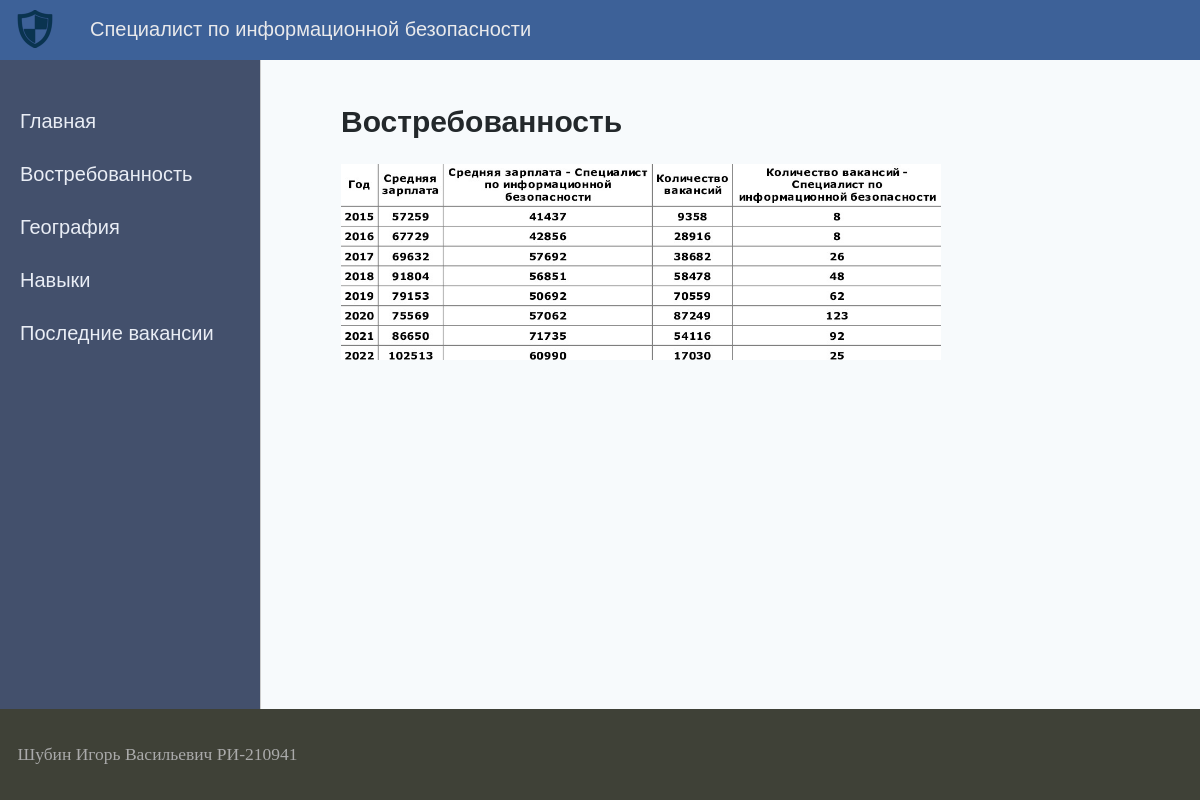
Page /relevance/ on the earlier database version.
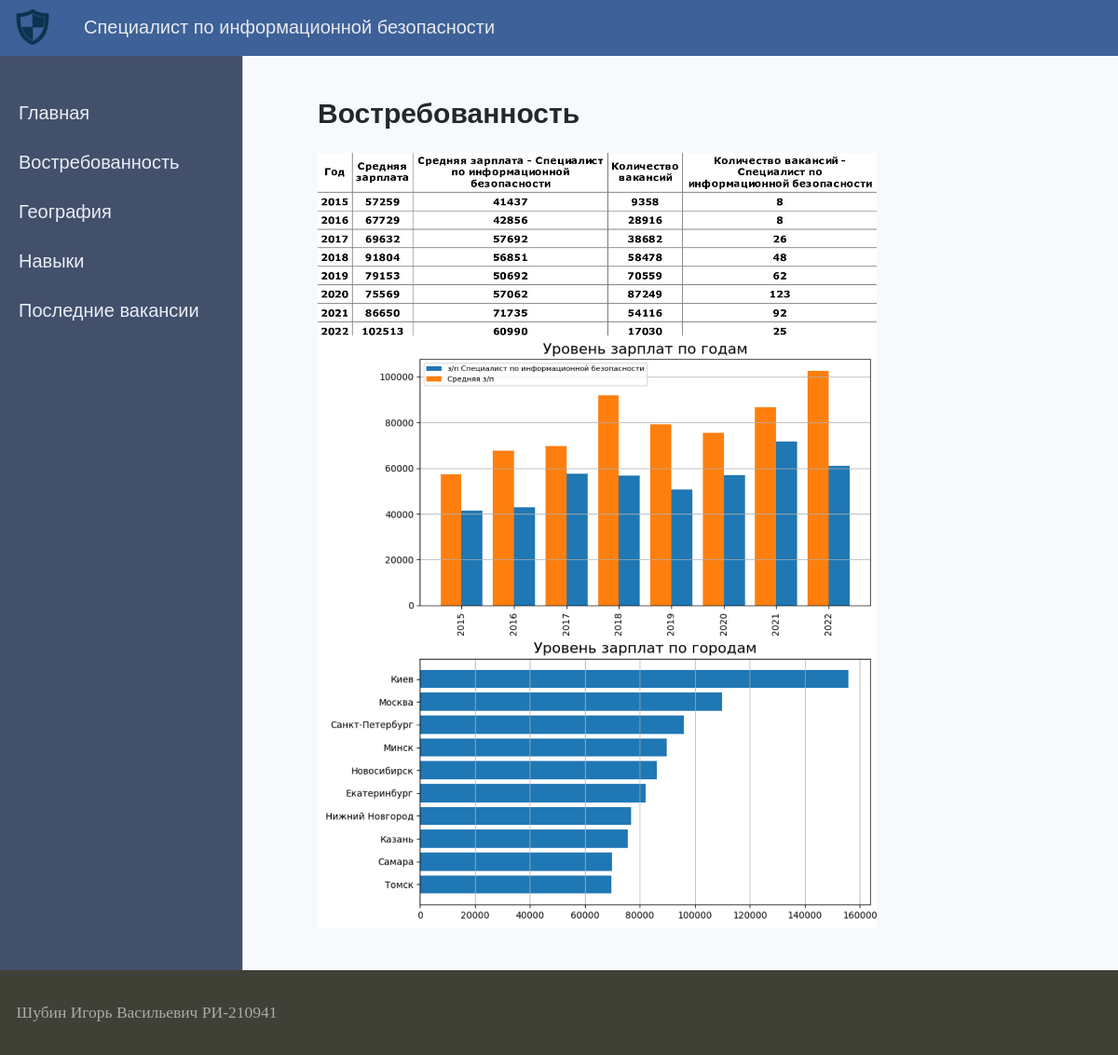
Same page on the later database version.
### analytics/models.py (models this page shows, shortened)
class Relevance(models.Model):
    title = models.CharField(max_length=255)
    content = models.TextField(blank=True)
    photo=models.ImageField(upload_to="photos/%Y/%m/%d")
    class Meta:
        verbose_name = 'Востребованность'
        verbose_name_plural = 'Востребованность'

### analytics/views.py (the view)
# urls.py: path('relevance/', relevance,name='relevance'),
def relevance(request):
    rel = Relevance.objects.all()
    context ={
        'rel':rel,
        'menu':menu,
        'title':'Востребованность'
    }
    return render(request,'analytics/relevance.html',context=context)

### analytics/templates/analytics/relevance.html (shortened to what this page needs)
{% extends 'analytics/base.html' %}
{% block content %}
<ul class="list-articles">
	{% for r in rel %}
			<li><h2>{{r.title}}</h2>
	{% if r.photo %}
		<p><img class ="img-article-centre thumb" src="{{r.photo.url}}"></p>
	{% endif %}
			</li>
	{% endfor %}
</ul>
{% endblock %}

Differences in the rows shown:
changed Relevance "Востребованность": photo: a different picture
